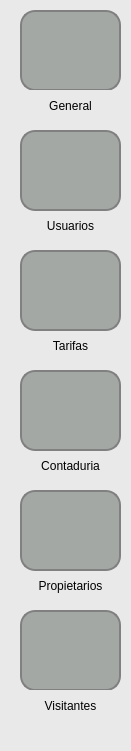
  <widget class="QWidget" name="widgetBarraVertical" native="true">
   <property name="geometry">
    <rect>
     <x>-10</x>
     <y>100</y>
     <width>131</width>
     <height>751</height>
    </rect>
   </property>
   <property name="styleSheet">
    <string notr="true">background-color: #e8e9e8; /* Azul claro */</string>
   </property>
   <widget class="QPushButton" name="pushButtonParqueaderoGeneral">
    <property name="geometry">
     <rect>
      <x>20</x>
      <y>10</y>
      <width>101</width>
      <height>81</height>
     </rect>
    </property>
    <property name="styleSheet">
     <string notr="true">QPushButton {
    background-color: #a4a8a5; /* Color del botón */
    border-radius: 15px;       /* Borde redondeado, ajusta el valor para más curvatura */
    border: 2px solid #808080; /* Opcional: agrega un borde de color gris */
    image: url(:/icons/Iconos/Carro.png); /* Imagen en el botón */
}

QPushButton:hover {
    background-color: #b0b5b0; /* Color al pasar el mouse */
}

QPushButton:pressed {
    background-color: #8f938f; /* Color al hacer clic */
}
</string>
    </property>
    <property name="text">
     <string/>
    </property>
   </widget>
   <widget class="QLabel" name="label_5">
    <property name="geometry">
     <rect>
      <x>30</x>
      <y>90</y>
      <width>81</width>
      <height>31</height>
     </rect>
    </property>
    <property name="text">
     <string>General</string>
    </property>
    <property name="alignment">
     <set>Qt::AlignCenter</set>
    </property>
   </widget>
   <widget class="QLabel" name="label_6">
    <property name="geometry">
     <rect>
      <x>30</x>
      <y>210</y>
      <width>81</width>
      <height>31</height>
     </rect>
    </property>
    <property name="text">
     <string>Usuarios</string>
    </property>
    <property name="alignment">
     <set>Qt::AlignCenter</set>
    </property>
   </widget>
   <widget class="QPushButton" name="pushButtonParqueaderoAsignar">
    <property name="geometry">
     <rect>
      <x>20</x>
      <y>130</y>
      <width>101</width>
      <height>81</height>
     </rect>
    </property>
    <property name="styleSheet">
     <string notr="true">QPushButton {
    background-color: #a4a8a5; /* Color del botón */
    border-radius: 15px;       /* Borde redondeado, ajusta el valor para más curvatura */
    border: 2px solid #808080; /* Opcional: agrega un borde de color gris */
    image: url(:/icons/Iconos/Carro.png); /* Imagen en el botón */
}

QPushButton:hover {
    background-color: #b0b5b0; /* Color al pasar el mouse */
}

QPushButton:pressed {
    background-color: #8f938f; /* Color al hacer clic */
}
</string>
    </property>
    <property name="text">
     <string/>
    </property>
   </widget>
   <widget class="QLabel" name="label_7">
    <property name="geometry">
     <rect>
      <x>30</x>
      <y>330</y>
      <width>81</width>
      <height>31</height>
     </rect>
    </property>
    <property name="text">
     <string>Tarifas</string>
    </property>
    <property name="alignment">
     <set>Qt::AlignCenter</set>
    </property>
   </widget>
   <widget class="QPushButton" name="pushButtonParqueaderoTarifas">
    <property name="geometry">
     <rect>
      <x>20</x>
      <y>250</y>
      <width>101</width>
      <height>81</height>
     </rect>
    </property>
    <property name="styleSheet">
     <string notr="true">QPushButton {
    background-color: #a4a8a5; /* Color del botón */
    border-radius: 15px;       /* Borde redondeado, ajusta el valor para más curvatura */
    border: 2px solid #808080; /* Opcional: agrega un borde de color gris */
    image: url(:/icons/Iconos/Carro.png); /* Imagen en el botón */
}

QPushButton:hover {
    background-color: #b0b5b0; /* Color al pasar el mouse */
}

QPushButton:pressed {
    background-color: #8f938f; /* Color al hacer clic */
}
</string>
    </property>
    <property name="text">
     <string/>
    </property>
   </widget>
   <widget class="QLabel" name="label_8">
    <property name="geometry">
     <rect>
      <x>30</x>
      <y>450</y>
      <width>81</width>
      <height>31</height>
     </rect>
    </property>
    <property name="text">
     <string>Contaduria</string>
    </property>
    <property name="alignment">
     <set>Qt::AlignCenter</set>
    </property>
   </widget>
   <widget class="QPushButton" name="pushButtonParqueaderoContaduria">
    <property name="geometry">
     <rect>
      <x>20</x>
      <y>370</y>
      <width>101</width>
      <height>81</height>
     </rect>
    </property>
    <property name="styleSheet">
     <string notr="true">QPushButton {
    background-color: #a4a8a5; /* Color del botón */
    border-radius: 15px;       /* Borde redondeado, ajusta el valor para más curvatura */
    border: 2px solid #808080; /* Opcional: agrega un borde de color gris */
    image: url(:/icons/Iconos/Carro.png); /* Imagen en el botón */
}

QPushButton:hover {
    background-color: #b0b5b0; /* Color al pasar el mouse */
}

QPushButton:pressed {
    background-color: #8f938f; /* Color al hacer clic */
}
</string>
    </property>
    <property name="text">
     <string/>
    </property>
   </widget>
   <widget class="QLabel" name="label_9">
    <property name="geometry">
     <rect>
      <x>30</x>
      <y>570</y>
      <width>81</width>
      <height>31</height>
     </rect>
    </property>
    <property name="text">
     <string>Propietarios</string>
    </property>
    <property name="alignment">
     <set>Qt::AlignCenter</set>
    </property>
   </widget>
   <widget class="QPushButton" name="pushButtonParqueaderoPropietarios">
    <property name="geometry">
     <rect>
      <x>20</x>
      <y>490</y>
      <width>101</width>
      <height>81</height>
     </rect>
    </property>
    <property name="styleSheet">
     <string notr="true">QPushButton {
    background-color: #a4a8a5; /* Color del botón */
    border-radius: 15px;       /* Borde redondeado, ajusta el valor para más curvatura */
    border: 2px solid #808080; /* Opcional: agrega un borde de color gris */
    image: url(:/icons/Iconos/Carro.png); /* Imagen en el botón */
}

QPushButton:hover {
    background-color: #b0b5b0; /* Color al pasar el mouse */
}

QPushButton:pressed {
    background-color: #8f938f; /* Color al hacer clic */
}
</string>
    </property>
    <property name="text">
     <string/>
    </property>
   </widget>
   <widget class="QPushButton" name="pushButtonParqueaderoVisitantes">
    <property name="geometry">
     <rect>
      <x>20</x>
      <y>610</y>
      <width>101</width>
      <height>81</height>
     </rect>
    </property>
    <property name="styleSheet">
     <string notr="true">QPushButton {
    background-color: #a4a8a5; /* Color del botón */
    border-radius: 15px;       /* Borde redondeado, ajusta el valor para más curvatura */
    border: 2px solid #808080; /* Opcional: agrega un borde de color gris */
    image: url(:/icons/Iconos/Carro.png); /* Imagen en el botón */
}

QPushButton:hover {
    background-color: #b0b5b0; /* Color al pasar el mouse */
}

QPushButton:pressed {
    background-color: #8f938f; /* Color al hacer clic */
}
</string>
    </property>
    <property name="text">
     <string/>
    </property>
   </widget>
   <widget class="QLabel" name="label_10">
    <property name="geometry">
     <rect>
      <x>30</x>
      <y>690</y>
      <width>81</width>
      <height>31</height>
     </rect>
    </property>
    <property name="text">
     <string>Visitantes</string>
    </property>
    <property name="alignment">
     <set>Qt::AlignCenter</set>
    </property>
   </widget>
  </widget>
